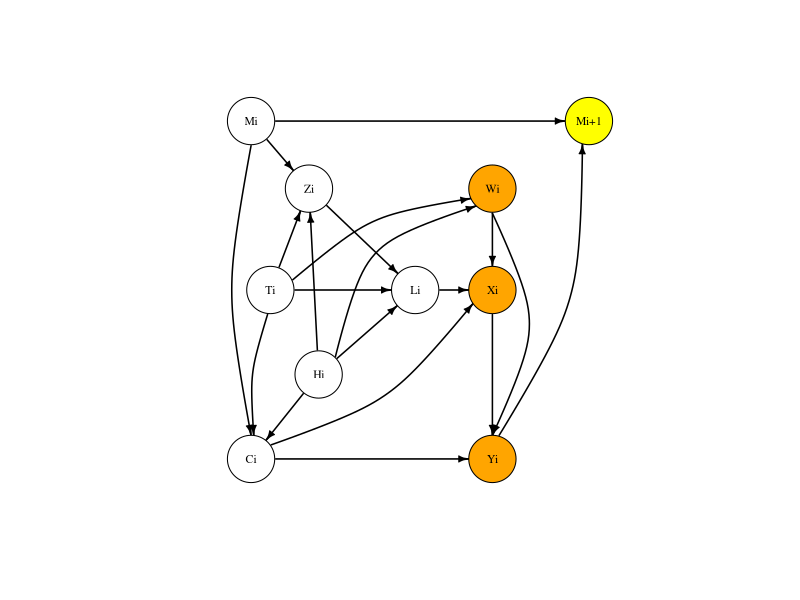
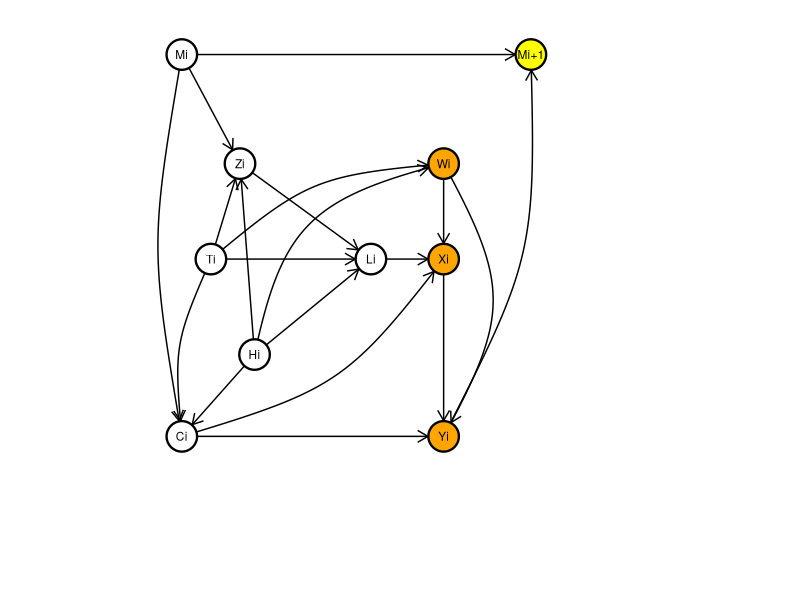

These charts were generated, in order, by the following R code:
## ---- chunk 1
library("igraph")
library("ggraph")
## ---- chunk 2
#by make_graph and plot
G1 <- make_graph(
  ~ "Mi"-+"Zi", 
    "Mi"-+"Ci", 
    "Mi"-+"Mi+1", 
    "Ti"-+"Ci",
    "Ti"-+"Zi",
    "Ti"-+"Wi",
    "Ti"-+"Li",
    "Zi"-+"Li",
    "Hi"-+"Ci",
    "Hi"-+"Zi",
    "Hi"-+"Li",
    "Hi"-+"Wi",
    "Wi"-+"Xi",
    "Wi"-+"Yi",
    "Xi"-+"Yi",
    "Yi"-+"Mi+1",
    "Li"-+"Xi",
    "Ci"-+"Xi", 
    "Ci"-+"Yi")
## ---- chunk 3
G1
V(G1)
## ---- chunk 4
E(G1)$curved <- c(0,-0.2,0,0,-0.3,
                  0,0,-0.2,0.3,0,
                  0,0.5,0,0,0,
                  0.6,0,0,-0.3)
V(G1)$color <- c("white","white","white","yellow","white",
                  "orange","white","white","orange","orange")

#Setting my layout for every node by the specific location(x,y)
my_layout <- matrix(    c(0, 20,   
                          6, 16,   
                          0, 0,   
                          35, 20,   
                          2, 10,   
                          25, 16,
                          17, 10,
                          7, 5,
                          25, 10,
                          25, 0),  
                        ncol = 2, byrow = TRUE)

plot(G1,
     layout = my_layout, 
     vertex.size = 28,                 
     vertex.label.color = "black",
     vertex.label.cex = 0.7,
     edge.color = "black",              
     edge.width = 1.5,
     edge.arrow.size = 0.5)
## ---- chunk 5
#by ggraph
edges2 <- matrix(c(
    "Mi", "Zi", 
    "Mi", "Ci", 
    "Mi", "Mi+1", 
    "Ti", "Ci",
    "Ti", "Zi",
    "Ti", "Wi",
    "Ti", "Li",
    "Zi", "Li",
    "Hi", "Ci",
    "Hi", "Zi",
    "Hi", "Li",
    "Hi", "Wi",
    "Wi", "Xi",
    "Wi", "Yi",
    "Xi", "Yi",
    "Yi", "Mi+1",
    "Li", "Xi",
    "Ci", "Xi", 
    "Ci", "Yi"), byrow = TRUE, ncol = 2)
## ---- chunk 6
G2 <- graph_from_edgelist(edges2, directed = TRUE)
G2
V(G2)
## ---- chunk 7
my_layout <- matrix(    c(0, 28,   
                          4, 20,   
                          0, 0,   
                          24, 28,   
                          2, 13,   
                          18, 20,
                          13, 13,
                          5, 6,
                          18, 13,
                          18, 0),  
                        ncol = 2, byrow = TRUE)
ggraph(G2, layout = my_layout) +        
  geom_edge_arc( strength = 
                c(0,-0.1,0,-0.15,0,
                  0.2,0,0,0,0,
                  0,0.35,0,0.3,0,
                  -0.15,0,-0.2,0),
                 arrow = arrow(length = unit(3, 'mm'),
                               type = "open"),
                 end_cap = circle(4, 'mm'),            
                 color = "black") +                      
  geom_node_point(size = 9.5, 
                  color = "black",
                  fill = c(
    "white","white","white","yellow","white",
  "orange","white","white","orange","orange"), 
                  shape = 21,       
                  stroke = 1.2) +   
  geom_node_text(aes(label = name), 
                 color = "black",
                 vjust = 0.5, 
                 hjust = 0.5, 
                 size = 3) +
  theme_void()+                    
  xlim(-10,40)+ylim(-10,30)         #    I want to make the graph as center
